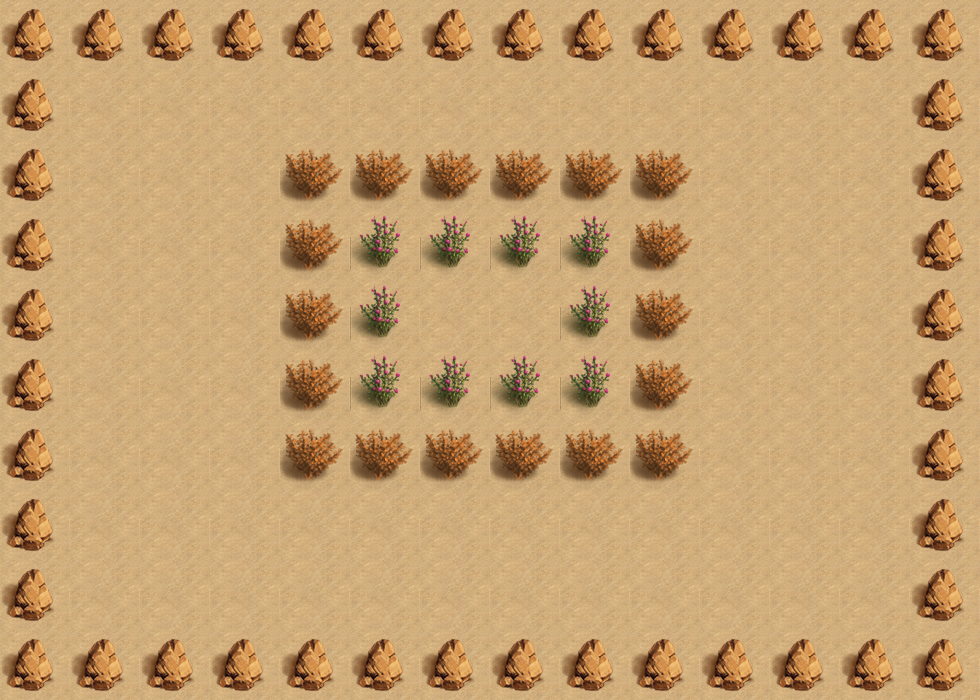

This game map was drawn from its Tiled (.tmx) file and the tilesets committed beside it. A one-line description and the trimmed map source follow:
An orthogonal 14x10 tile map with 70x70 px tiles, 2 tile layers (bgLayer, walkLayer) and 9 objects (player, exit, key, box_1, box_2, ...).

<map version="1.0" orientation="orthogonal" renderorder="right-down" width="14" height="10" tilewidth="70" tileheight="70" nextobjectid="12">
 <tileset firstgid="1" name="map" tilewidth="70" tileheight="70" tilecount="4">
  <image source="map.png" width="140" height="140" />
 </tileset>
 <layer name="bgLayer" width="14" height="10">
  <data>[140 cells, 140 non-empty, 1 distinct tile ids]</data>
 </layer>
 <layer name="walkLayer" width="14" height="10">
  <data>[140 cells, 72 non-empty, 3 distinct tile ids]</data>
 </layer>
 <objectgroup name="object0">
  <properties>
   <property name="hp" value="210" />
   <property name="speed" value="230" />
  </properties>
  <object id="1" name="player" x="70" y="70" width="70" height="70" />
 </objectgroup>
 <objectgroup name="object1">
  <object id="2" name="exit" x="840" y="70" width="70" height="70" />
  <object id="3" name="key" x="70" y="560" width="70" height="70" />
 </objectgroup>
 <objectgroup name="object2">
  <object id="4" name="box_1" x="210" y="420" width="70" height="70" />
  <object id="5" name="box_2" x="210" y="490" width="70" height="70" />
  <object id="6" name="box_3" x="560" y="490" width="70" height="70" />
 </objectgroup>
 <objectgroup name="object4">
  <object id="11" name="monster_0" x="140" y="280" width="70" height="70">
   <properties>
    <property name="dirX" value="1" />
    <property name="dirY" value="0" />
    <property name="path" value="monster_0.png" />
    <property name="reverse" value="-1" />
    <property name="speed" value="100" />
   </properties>
  </object>
 </objectgroup>
 <objectgroup name="object5">
  <object id="8" name="transfer0_0" x="210" y="70" width="70" height="70" />
  <object id="9" name="transfer1_0" x="770" y="560" width="70" height="70" />
 </objectgroup>
</map>
